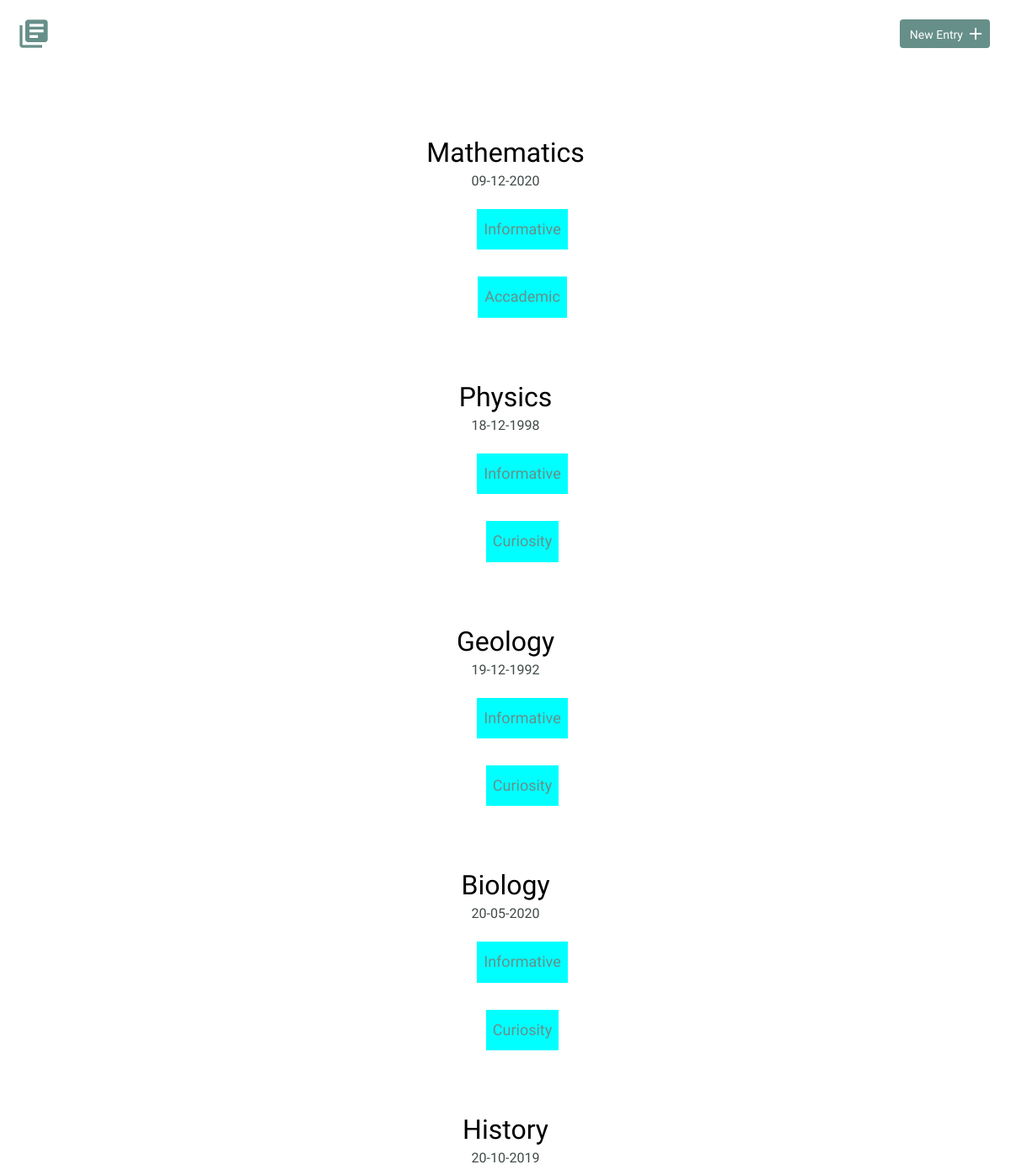
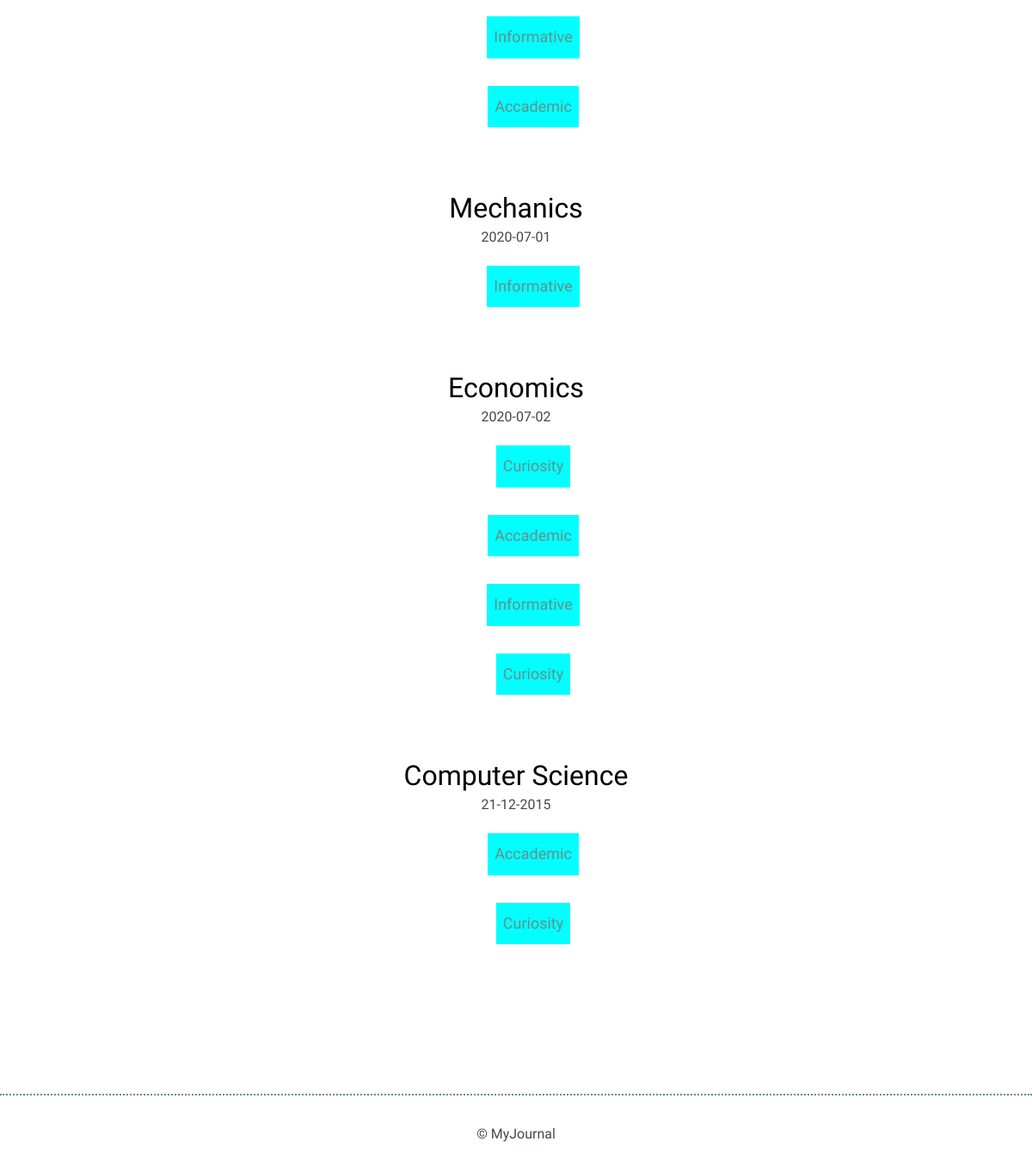
Before: / with the older database file (2 pictures, top to bottom).
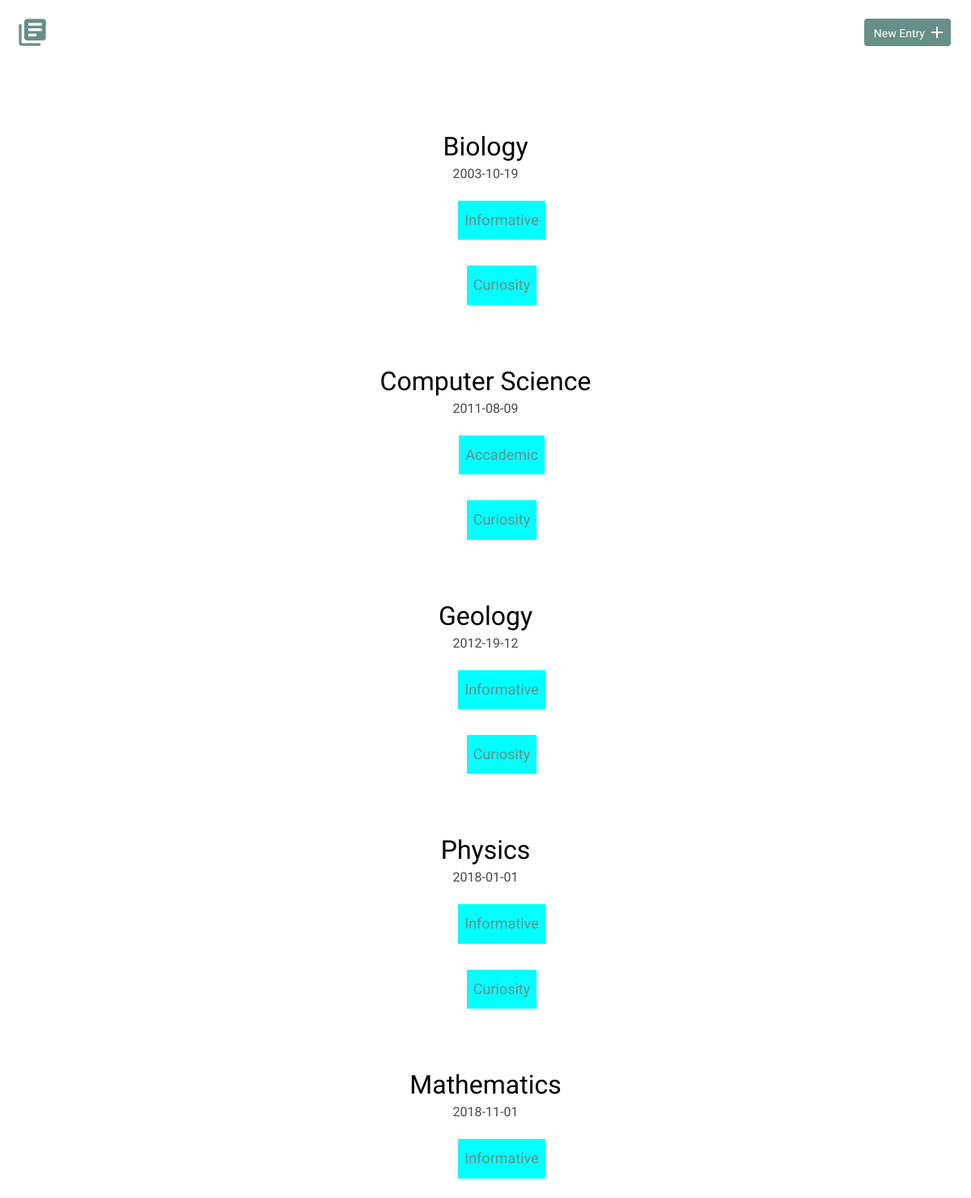
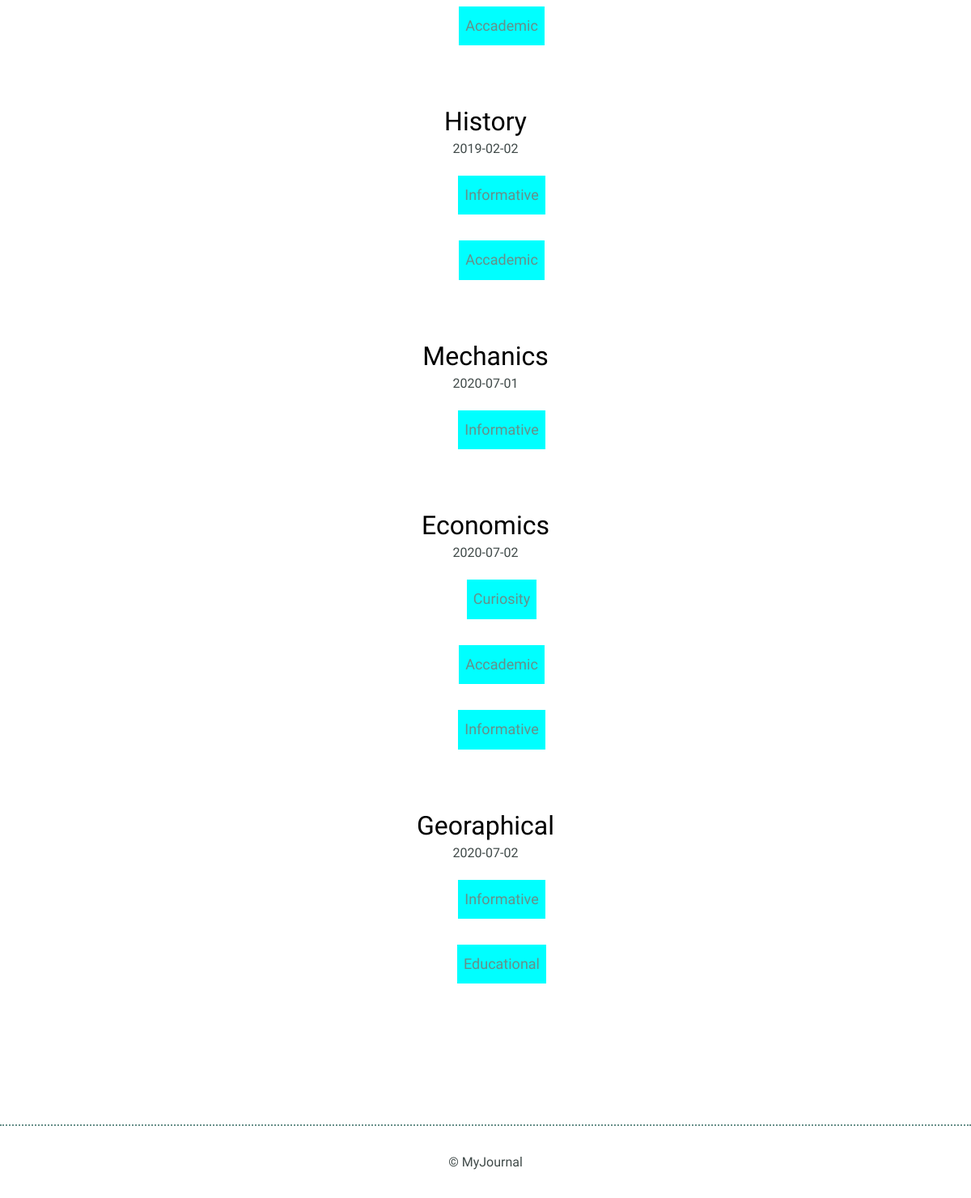
After: the same page with the newer database file (2 pictures, top to bottom).
### tables this page shows
CREATE TABLE "entries" (
	"id"	INTEGER PRIMARY KEY AUTOINCREMENT,
	"title"	TEXT UNIQUE,
	"date"	TEXT,
	"time_spent"	TEXT,
	"learned"	TEXT,
	"resources"	TEXT,
	"tagId"	INT,
	CONSTRAINT "fk_column" FOREIGN KEY("tagId") REFERENCES "tags"("id")
);

### inc/connection.php (called while the page is built, shortened)
<?php
  function readAll($database){
    $data=$database->query("SELECT * FROM entries ORDER BY entries.date ASC ");
    return $data;
  }
function joinTag($db,$id){
    try{
    $query="SELECT entries_tags.entriesId,entries_tags.tagId,tags.name,tags.id FROM entries_tags JOIN  tags ON entries_tags.tagId=tags.id WHERE entries_tags.entriesId =:d";
    $res=$db->prepare($query);
    $res->execute(["d"=>$id]);
    return $res;
    }catch( Exception $e){
        echo $e->getMessage();
    }
}

### index.php (the view, shortened to what this page needs)
<?php include 'inc/header.php'?>
<?php  include 'inc/connection.php'?>
   <?php $entries=connect();
        $rows=  readAll($entries)->fetchAll();
     ?>
        <section>
            <div class="container">
                <div class="entry-list">
                    <?php foreach($rows as $r){
                        $answer=joinTag($entries,$r["id"])->fetchALL();
                       echo
                        "<article>
                        <h2><a href=detail.php?id=".$r["id"].">".$r["title"]."</a></h2>
                        <time >".$r["date"]."</time>";
                    foreach($answer as $a){
                        echo "<ul><li class=tags><a href=index.php?tag=".$a["id"].">".$a["name"]."</a></li></ul>";
                    }
                     echo "</article>";
                    }?>
                </div>
            </div>
        </section>
        <?php include 'inc/footer.php'?>
    </body>
</html>

### inc/header.php (shortened to what this page needs)
<!DOCTYPE html>
<html>
    <head>
        <link rel="stylesheet" href="inc/css/normalize.css">
        <link rel="stylesheet" href="inc/css/site.css?v<?php echo time()?>">
    </head>
    <body>
        <header>
            <div class="container">
                <div class="site-header">
                    <a class="logo" href="index.php"><i class="material-icons">library_books</i></a>
                    <a class="button icon-right" href="new.php"><span>New Entry</span> <i class="material-icons">add</i></a>
                </div>
            </div>
        </header>

### inc/footer.php
<footer>
            <div>
                &copy; MyJournal
            </div>
        </footer>

### inc/css/site.css (style rules this page uses)
body { font-size: 16px; color: #404a49; font-family: 'Cousine', serif; font-weight: 400; }
.container { margin: 0 auto; padding: 0 25px; }
header .site-header { margin: 0 auto; height: 95px; }
header .logo i { color: #678f89; margin: 20px 0 0 -5px; float: left; font-size: 40px; }
header .button { float: right; margin: 33px 0 0 0; }
footer { text-align: center; padding: 35px 0; border-top: 2px dotted #678f89; }
.button { padding: 8px 10px 6px 10px; background: #678f89; border: 2px solid #678f89; border-radius: 4px; text-decoration: none; color: #FFF; position: relative; text-align: center; font-size: 14px; }
.button.icon-right { padding-right: 30px; top: -10px; }
.button.icon-right i { position: absolute; top: 3px; right: 3px; }
h1, h2, h3 { margin: 0; font-weight: 400; line-height: 1em; color: #000; }
h2 { font-size: 32px; }
h2 a { text-decoration: none; color: #000; }
ul li { line-height: 1.8em; font-size: 18px; }
ul li a { border-bottom: 2px solid #678f89; line-height: 1.8em; color: #678f89; text-decoration: none; }
.entry-list, .edit-entry, .new-entry { max-width: 800px; margin: 0 auto; padding: 70px 0 150px 0; }
.entry-list article { margin-bottom: 70px; text-align: center; }
.entry-list article:last-child { margin-bottom: 0; }
.entry-list article h2 { margin-bottom: 8px; }
.tags { text-decoration: none; background-color: aqua; display: inline-block; width: auto; padding: .5rem; margin: .5rem; transition: .5s; }
.tags a { border-bottom: none; text-decoration-line:none; }
.tags { text-decoration: none; color: darkcyan; }

Changed rows visible on the page:
changed entries "Biology": date "20-05-2020" → "2003-10-19"; moves up the list
changed entries "Computer Science": date "21-12-2015" → "2011-08-09"; moves up the list
changed entries "Geology": date "19-12-1992" → "2012-19-12"; moves down the list
changed entries "Physics": date "18-12-1998" → "2018-01-01"; moves down the list
changed entries "Mathematics": date "09-12-2020" → "2018-11-01"
changed entries "History": date "20-10-2019" → "2019-02-02"
added entries: title "Georaphical", date "2020-07-02", name "Informative", name "Educational"
Other visible differences:
list line gone: "Curiosity"
